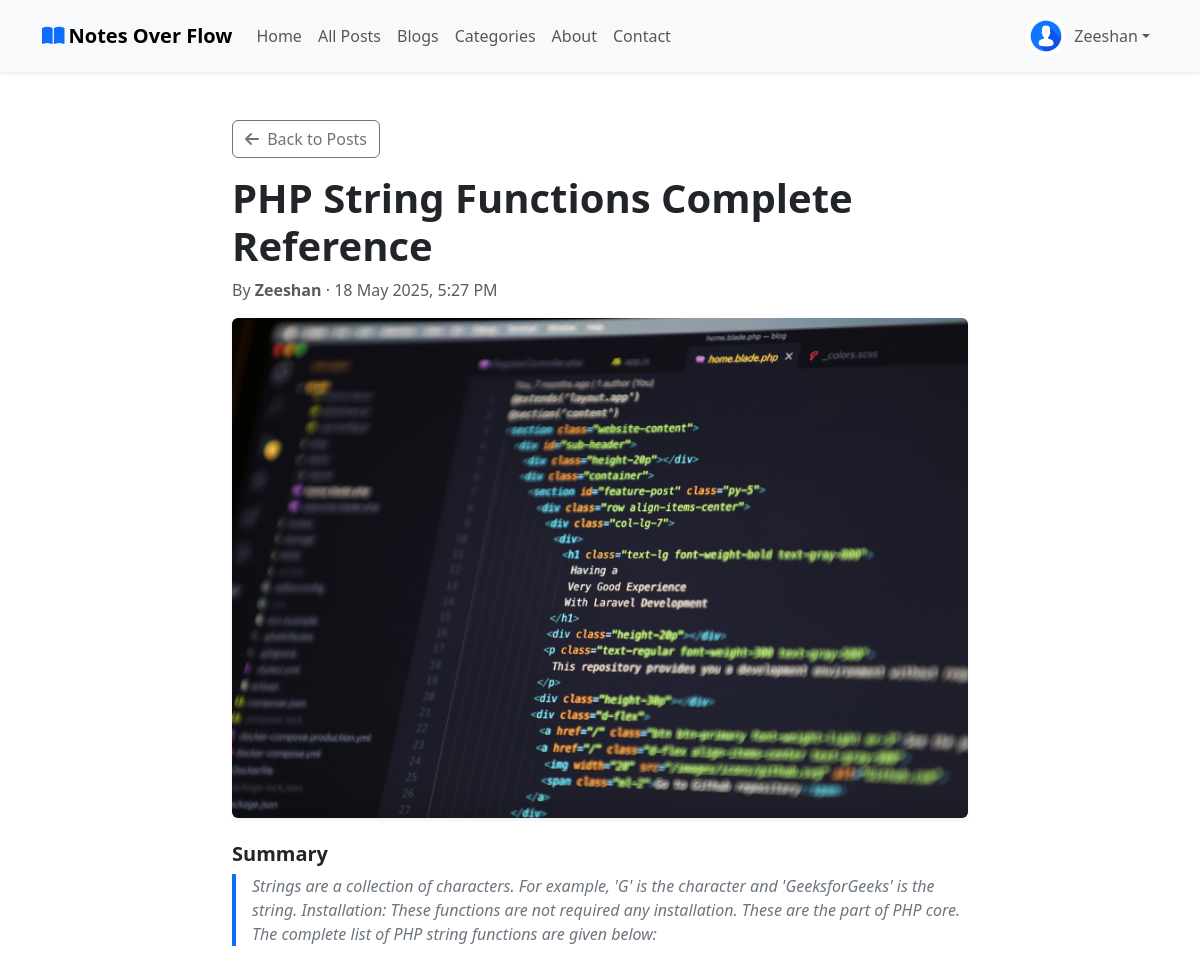
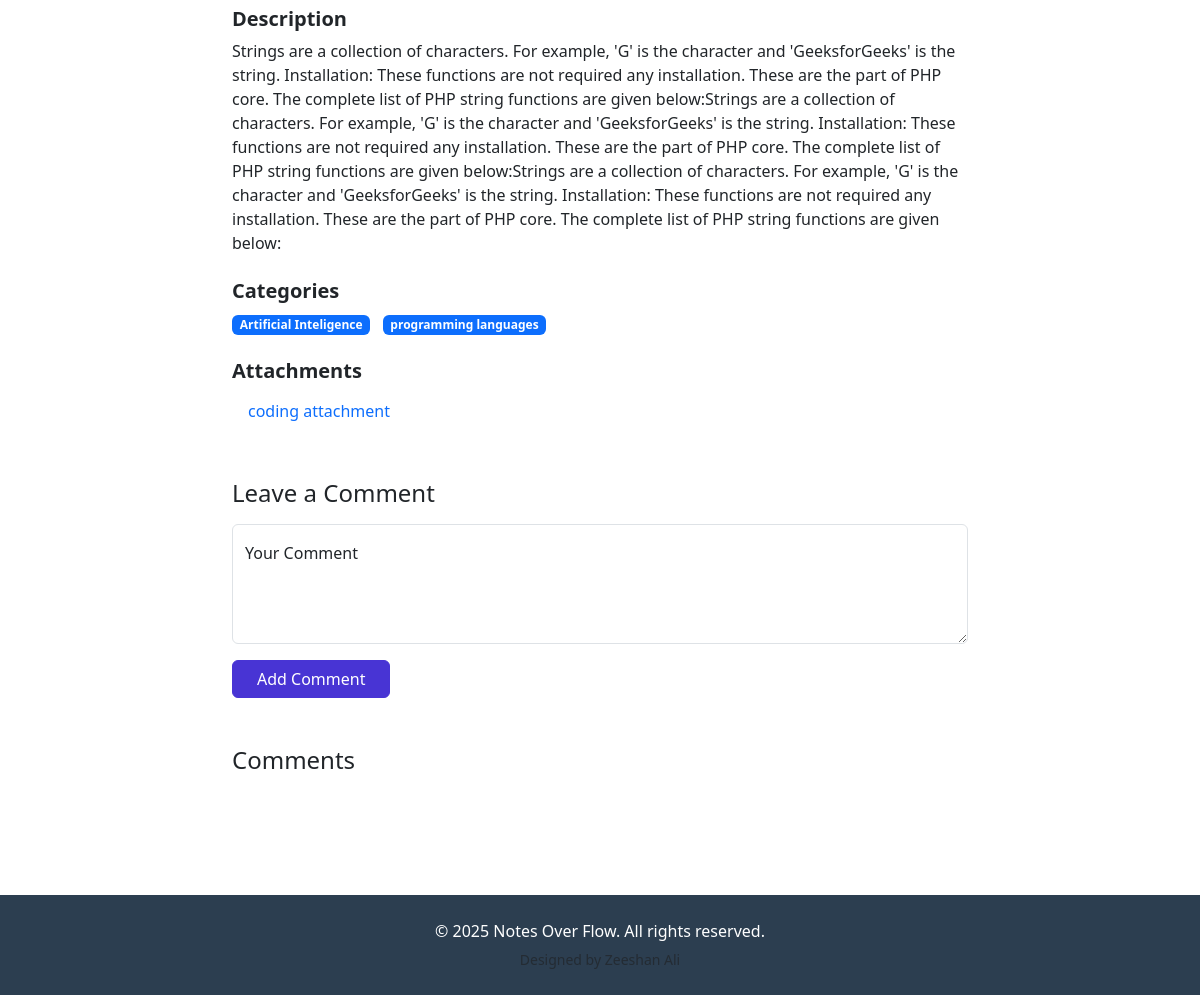
The app's page /view_post.php?post_id=27 (signed in) with its own data (2 pictures, top to bottom).
### tables this page shows
CREATE TABLE `post` (
  `post_id` int(11) NOT NULL AUTO_INCREMENT,
  `blog_id` int(11) DEFAULT NULL,
  `post_title` varchar(200) NOT NULL,
  `post_summary` text NOT NULL,
  `post_description` longtext NOT NULL,
  `featured_image` text DEFAULT NULL,
  `post_status` enum('Active','InActive') DEFAULT NULL,
  `is_comment_allowed` tinyint(1) NOT NULL DEFAULT 1,
  `created_at` timestamp NOT NULL DEFAULT current_timestamp(),
  `updated_at` timestamp NULL DEFAULT NULL,
  PRIMARY KEY (`post_id`),
  KEY `blog_id` (`blog_id`),
  CONSTRAINT `post_ibfk_1` FOREIGN KEY (`blog_id`) REFERENCES `blog` (`blog_id`) ON DELETE CASCADE ON UPDATE CASCADE
);

CREATE TABLE `user` (
  `user_id` int(11) NOT NULL AUTO_INCREMENT,
  `role_id` int(11) DEFAULT NULL,
  `first_name` varchar(50) NOT NULL,
  `last_name` varchar(50) NOT NULL,
  `email` varchar(50) DEFAULT NULL,
  `password` text NOT NULL,
  `gender` enum('Male','Female') DEFAULT NULL,
  `date_of_birth` date DEFAULT NULL,
  `user_image` text DEFAULT NULL,
  `address` text DEFAULT NULL,
  `is_approved` enum('Pending','Approved','Rejected') DEFAULT 'Pending',
  `is_active` enum('Active','InActive') DEFAULT NULL,
  `created_at` timestamp NOT NULL DEFAULT current_timestamp(),
  `updated_at` timestamp NULL DEFAULT NULL,
  PRIMARY KEY (`user_id`),
  KEY `role_id` (`role_id`),
  CONSTRAINT `user_ibfk_1` FOREIGN KEY (`role_id`) REFERENCES `role` (`role_id`) ON DELETE CASCADE ON UPDATE CASCADE
);

CREATE TABLE `category` (
  `category_id` int(11) NOT NULL AUTO_INCREMENT,
  `category_title` varchar(100) DEFAULT NULL,
  `category_description` text DEFAULT NULL,
  `category_status` enum('Active','InActive') DEFAULT NULL,
  `created_at` timestamp NOT NULL DEFAULT current_timestamp(),
  `updated_at` timestamp NULL DEFAULT NULL,
  PRIMARY KEY (`category_id`)
);

CREATE TABLE `post_atachment` (
  `post_atachment_id` int(11) NOT NULL AUTO_INCREMENT,
  `post_id` int(11) DEFAULT NULL,
  `post_attachment_title` varchar(200) DEFAULT NULL,
  `post_attachment_path` text DEFAULT NULL,
  `is_active` enum('Active','InActive') DEFAULT NULL,
  `created_at` timestamp NOT NULL DEFAULT current_timestamp() ON UPDATE current_timestamp(),
  `updated_at` timestamp NULL DEFAULT NULL,
  PRIMARY KEY (`post_atachment_id`),
  KEY `fk1` (`post_id`),
  CONSTRAINT `fk1` FOREIGN KEY (`post_id`) REFERENCES `post` (`post_id`) ON DELETE CASCADE ON UPDATE CASCADE
);

### view_post.php (the view, shortened to what this page needs)
<?php
require("require/layout.php");
require("require/db_connection/connection.php");
if (isset($_GET['post_id'])) {
    $post_id = $_GET['post_id'];
    $query = "SELECT * FROM post p
                JOIN blog b
                ON b.`blog_id` = p.`blog_id`
                JOIN USER u
                ON b.`user_id` = u.`user_id`
                WHERE post_id = " . $post_id;
    $result = mysqli_query($connection, $query);
    $row = mysqli_fetch_assoc($result);
}
?>
<section class="py-5">
    <div class="container">
        <div class="row justify-content-center">
            <div class="col-lg-10 col-xl-8">
                <div class="mb-5">
                    <a href="all_posts.php" class="btn btn-outline-secondary mb-3">
                        <i class="fa fa-arrow-left me-1"></i> Back to Posts
                    </a>
                    <h1 class="fw-bold mb-2"><?= $row['post_title'] ?></h1>
                    <p class="text-muted mb-3">
                        By <strong><?= $row['first_name'] ?></strong> · <?= date('d M Y, g:i A', strtotime($row['created_at'])) ?>
                    </p>
                    <img src="<?= "processes/" . $row['featured_image'] ?>" alt="Post Image" class="img-fluid rounded shadow-sm mb-4" style="height:500px; width:100%; object-fit:cover">
                    <h5 class="fw-semibold">Summary</h5>
                    <p class="text-secondary ps-3 fst-italic border-start border-4 border-primary"><?= $row['post_summary'] ?></p>
                    <h5 class="fw-semibold mt-4">Description</h5>
                    <p class="text-dark"><?= $row['post_description'] ?></p>
                    <?php
                    $cat_query = "SELECT c.category_id, c.category_title
                                  FROM post_category pc
                                  JOIN category c ON pc.category_id = c.category_id
                                  WHERE pc.post_id = " . (int)$post_id;
                    $cat_result = mysqli_query($connection, $cat_query);
                    if ($cat_result->num_rows > 0): ?>
                        <h5 class="fw-semibold mt-4">Categories</h5>
                        <div class="mb-3">
                            <?php while ($cat_row = mysqli_fetch_assoc($cat_result)): ?>
                                <a href="all_posts.php?category_id=<?= $cat_row['category_id'] ?>&category_title=<?= $cat_row['category_title'] ?>" class="badge bg-primary text-decoration-none me-2"><?= $cat_row['category_title'] ?></a>
                            <?php endwhile; ?>
                        </div>
                    <?php endif; ?>
                    <?php
                    $query = "SELECT * from post_atachment where post_id=" . $_GET['post_id'];
                    $result = mysqli_query($connection, $query);
                    if ($result->num_rows) { ?>
                        <h5 class="fw-semibold mt-4">Attachments</h5>
                        <ul class="list-group list-group-flush mb-4">
                            <?php while ($data = mysqli_fetch_assoc($result)) { ?>
                                <li class="list-group-item">
                                    <a href="<?= "processes/" . $data['post_attachment_path'] ?>" class="text-decoration-none"><?= $data['post_attachment_title'] ?></a>
                                </li>
                            <?php } ?>
                        </ul>
                    <?php } ?>
                </div>
                <div class="mb-5">
                    <h4 class="mb-3">Leave a Comment</h4>
                    <?php if ($row['is_comment_allowed'] == 1): ?>
                        <?php if (isset($_SESSION['user'])): ?>
                            <div class="form-floating mb-3">
                                <textarea class="form-control" placeholder="Write your comment here" id="comment" name="comment" style="height: 120px" required></textarea>
                                <label for="comment">Your Comment</label>
                            </div>
                            <button type="button" onclick="add_comment()" name="add_comment" id="add_comment" value="add_comment" class="btn btn-primary px-4">Add Comment</button>
                        <?php else: ?>
                            <div class="alert alert-danger">You must <a href="login.php">log in</a> to leave a comment.</div>
                        <?php endif; ?>
                    <?php else: ?>
                        <div class="alert alert-warning">Comments are disabled for this post.</div>
                    <?php endif; ?>
                </div>
                <h4 class="mb-4">Comments</h4>
            </div>
        </div>
    </div>
</section>

### css/style.css (style rules this page uses)
:root { --primary: #4834d4; --dark-bg: rgba(0, 0, 0, 0.6); --text-light: #f8f9fa; }
.btn-primary { background-color: var(--primary) !important; border-color: var(--primary) !important; }
.list-group-item { transition: background-color 0.2s ease; }

### records on screen
post: post_title "PHP String Functions Complete Reference", user.first_name "Zeeshan", user.created_at "18 May 2025, 5:27 PM", featured_image (picture), post_summary "Strings are a collection of characters. For example, 'G' is the character and 'GeeksforGeeks' is the string. Installation: These functions are not required any installation. These are the part of PHP core. The complete list of PHP string functions are given below:", post_description "Strings are a collection of characters. For example, 'G' is the character and 'GeeksforGeeks' is the string. Installation: These functions are not required any installation. These are the part of PHP core. The complete list of PHP string functions are given below:Strings are a collection of characters. For example, 'G' is the character and 'GeeksforGeeks' is the string. Installation: These functions are not required any installation. These are the part of PHP core. The complete list of PHP string functions are given below:Strings are a collection of characters. For example, 'G' is the character and 'GeeksforGeeks' is the string. Installation: These functions are not required any…"
category: category_title "Artificial Inteligence"
category: category_title "programming languages"
post_atachment: post_attachment_title "coding attachment"

### other values on screen
$_SESSION['user']['first_name'] "Zeeshan"
